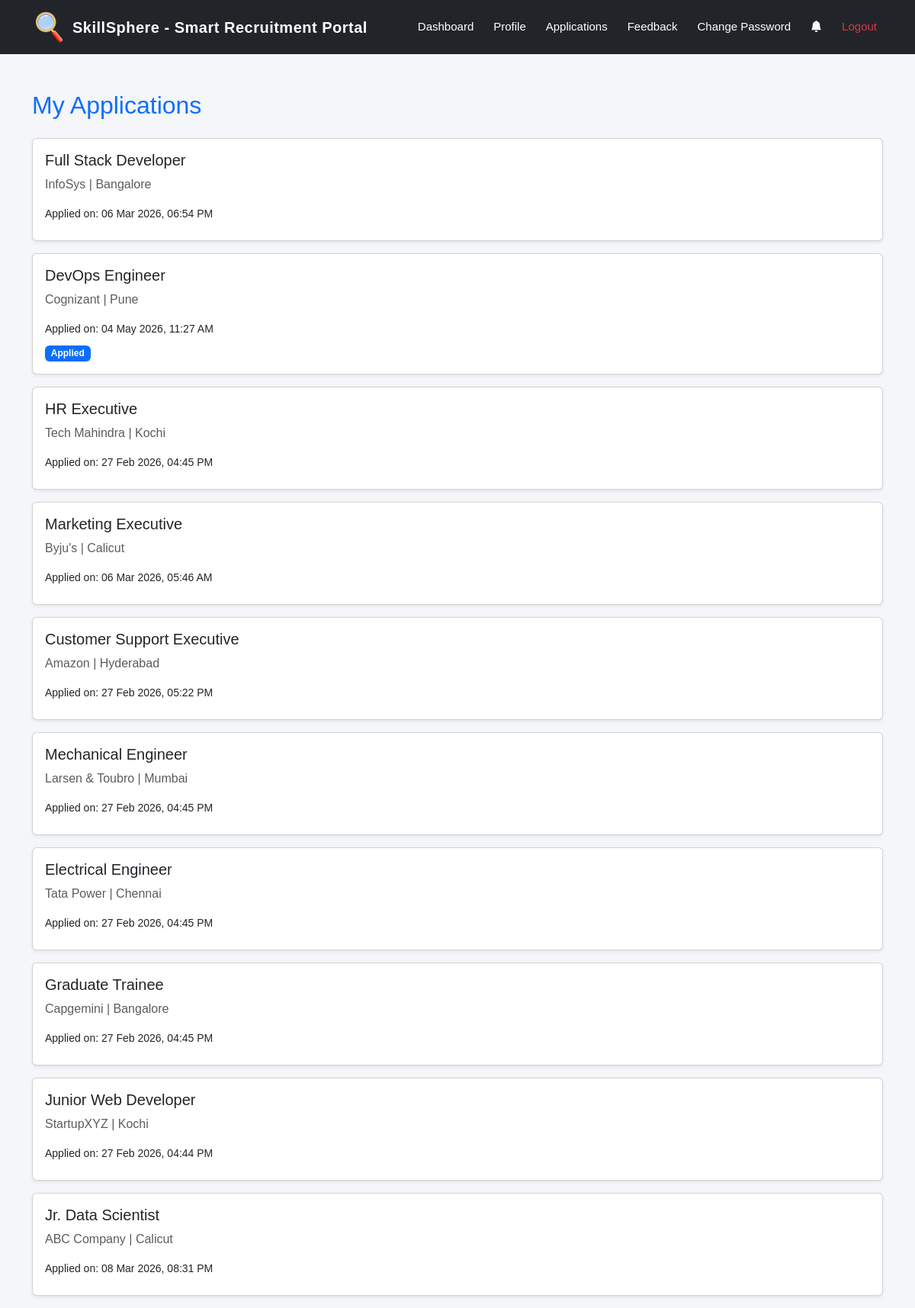
The app's page /my-applications/ (signed in) with its own data.
### jobs/models.py (models this page shows, shortened)
class Application(models.Model):
    STATUS_CHOICES = [
        ('Applied','Applied'),
        ('Under Review','Under Review'),
        ('Shortlisted','Shortlisted'),
        ('Interview Scheduled','Interview Scheduled'),
        ('Selected','Selected'),
        ('Rejected','Rejected'),
    ]
    user = models.ForeignKey(User,on_delete=models.CASCADE)
    job = models.ForeignKey(Job,on_delete=models.CASCADE)
    applied_on = models.DateTimeField(auto_now_add=True)
    status = models.CharField(
        max_length=30,
        choices=STATUS_CHOICES,
        default='Applied'
    )
    class Meta:
        unique_together = ('user', 'job')

class Job(models.Model):
    title = models.CharField(max_length=200)
    company = models.CharField(max_length=200)
    location = models.CharField(max_length=200)
    salary = models.CharField(max_length=100)
    job_type = models.CharField(max_length=20)
    description = models.TextField()
    recruiter = models.ForeignKey(User, on_delete=models.CASCADE, null=True, blank=True)
    skills = models.ManyToManyField(Skill)
    posted_at = models.DateTimeField(auto_now_add=True)

### jobs/views.py (the view)
# urls.py: path('my-applications/', views.my_applications, name='my_applications'),
@login_required
def my_applications(request):
    applications = Application.objects.filter(
        user=request.user
    ).select_related('job')
    return render(
        request,
        'jobs/my_applications.html',
        {
            'applications': applications
        }
    )

### jobs/templates/jobs/my_applications.html (shortened to what this page needs)
{% extends 'base.html' %}
{% block content %}
<div class="container mt-5">
<h2 class="mb-4 text-primary">
    My Applications
</h2>
{% if applications %}
    {% for application in applications %}
        <div class="card mb-3 p-3 shadow-sm">
            <h5>
                {{ application.job.title }}
            </h5>
            <p class="text-muted">
                {{ application.job.company }}
                |
                {{ application.job.location }}
            </p>
            <small>
                Applied on:
                {{ application.applied_on|date:"d M Y, h:i A" }}
            </small>
            <div class="mt-2">
                {% if application.status == "Applied" %}
                    <span class="badge bg-primary">
                        Applied
                    </span>
                {% elif application.status == "Under Review" %}
                    <span class="badge bg-warning text-dark">
                        Under Review
                    </span>
                {% elif application.status == "Shortlisted" %}
                    <span class="badge bg-info text-dark">
                        Shortlisted
                    </span>
                {% elif application.status == "Interview Scheduled" %}
                    <span class="badge bg-secondary">
                        Interview Scheduled
                    </span>
                {% elif application.status == "Selected" %}
                    <span class="badge bg-success">
                        Selected
                    </span>
                {% elif application.status == "Rejected" %}
                    <span class="badge bg-danger">
                        Rejected
                    </span>
                {% endif %}
            </div>
        </div>
    {% endfor %}
{% else %}
    <p>You have not applied for any jobs yet.</p>
{% endif %}
</div>
{% endblock %}

### jobs/templates/base.html (shortened to what this page needs)
<!DOCTYPE html>
{% load static %}
<html>
<head>
<link rel="stylesheet" href="https://cdn.jsdelivr.net/npm/bootstrap-icons@1.11.3/font/bootstrap-icons.min.css">
<link href="https://cdn.jsdelivr.net/npm/bootstrap@5.3.2/dist/css/bootstrap.min.css" rel="stylesheet">
</head>
<body>
<nav class="navbar navbar-expand-lg navbar-dark bg-dark">
<div class="container">
<a class="navbar-brand fw-bold d-flex align-items-center" href="/">
<img src="{% static 'images/logo5.png' %}" width="45" class="me-2">
SkillSphere - Smart Recruitment Portal
</a>
<div class="collapse navbar-collapse" id="navbarNav">
<ul class="navbar-nav ms-auto align-items-center">
{% if user.is_authenticated %}
    {% if user.profile.role == 'candidate' %}
    <li class="nav-item">
    <a class="nav-link text-white"
       href="{% url 'job_list' %}">
    Dashboard
    </a>
    </li>
    <li class="nav-item">
    <a class="nav-link text-white"
       href="{% url 'profile' %}">
    Profile
    </a>
    </li>
    <li class="nav-item">
    <a class="nav-link text-white"
       href="{% url 'my_applications' %}">
    Applications
    </a>
    </li>
    {% endif %}
    <li class="nav-item">
    <a class="nav-link text-white"
       href="{% url 'send_feedback' %}">
    Feedback
    </a>
    </li>
<li class="nav-item">
<a class="nav-link text-white"
   href="{% url 'change_password' %}">
Change Password
</a>
</li>
<li class="nav-item">
<a class="nav-link text-white position-relative"
   href="{% url 'notifications' %}">
<i class="bi bi-bell-fill"></i>
</a>
</li>
    <li class="nav-item">
    <a class="nav-link text-danger"
       href="{% url 'logout' %}">
    Logout
    </a>
    </li>
{% endif %}
</ul>
</div>
</div>
</nav>
{% block content %}
{% endblock %}
</body>
</html>

### jobs/templates/base.html (style rules this page uses)
body { background:#f4f6f9; font-family:Arial, sans-serif; }
.navbar { padding:8px 0; }
.navbar-brand { font-size:20px; letter-spacing:0.5px; }
.nav-link { font-size:15px; font-weight:500; margin-left:10px; transition:0.3s; }

### records on screen
Application: job "Full Stack Developer", job.company "InfoSys", job.location "Bangalore", applied_on "06 Mar 2026, 06:54 PM"
Application: job "DevOps Engineer", job.company "Cognizant", job.location "Pune", applied_on "04 May 2026, 11:27 AM", status "Applied"
Application: job "HR Executive", job.company "Tech Mahindra", job.location "Kochi", applied_on "27 Feb 2026, 04:45 PM"
Application: job "Marketing Executive", job.company "Byju's", job.location "Calicut", applied_on "06 Mar 2026, 05:46 AM"
Application: job "Customer Support Executive", job.company "Amazon", job.location "Hyderabad", applied_on "27 Feb 2026, 05:22 PM"
Application: job "Mechanical Engineer", job.company "Larsen & Toubro", job.location "Mumbai", applied_on "27 Feb 2026, 04:45 PM"
Application: job "Electrical Engineer", job.company "Tata Power", job.location "Chennai", applied_on "27 Feb 2026, 04:45 PM"
Application: job "Graduate Trainee", job.company "Capgemini", job.location "Bangalore", applied_on "27 Feb 2026, 04:45 PM"
Application: job "Junior Web Developer", job.company "StartupXYZ", job.location "Kochi", applied_on "27 Feb 2026, 04:44 PM"
Application: job "Jr. Data Scientist", job.company "ABC Company", job.location "Calicut", applied_on "08 Mar 2026, 08:31 PM"
